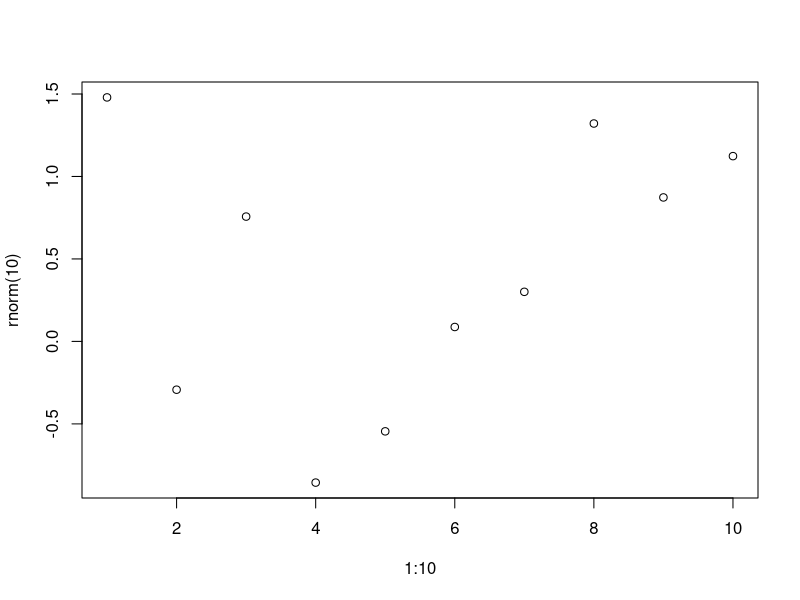
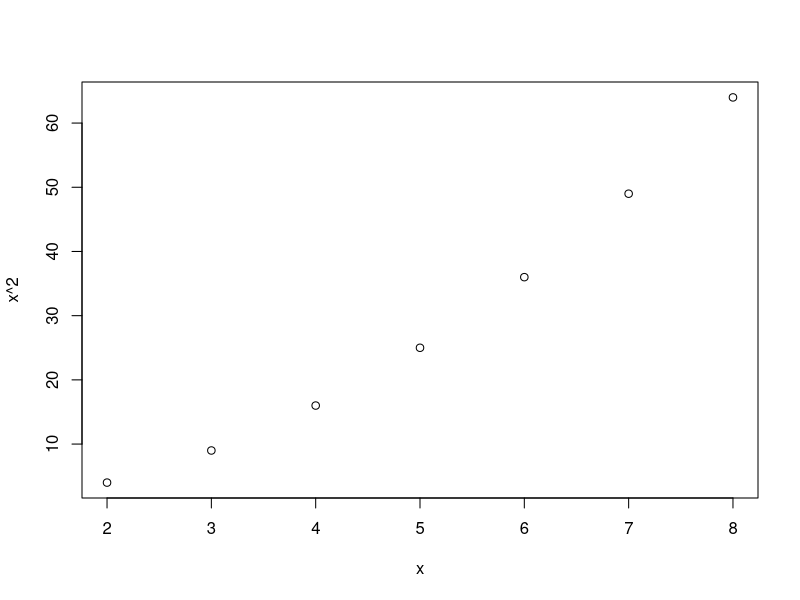

Reproduce these figures in R, in order.
## ---- chunk 1
#| fig-cap: Simple demo R plot
#| lightbox:
#|   group: r-graph
#|   description: This is 1 to 10 plot
plot(1:10, rnorm(10))
## ---- chunk 2
#| label: fig-test-plot
#| echo: true
#| eval: true
x = 2:8
plot(x = x, y = x**2)
